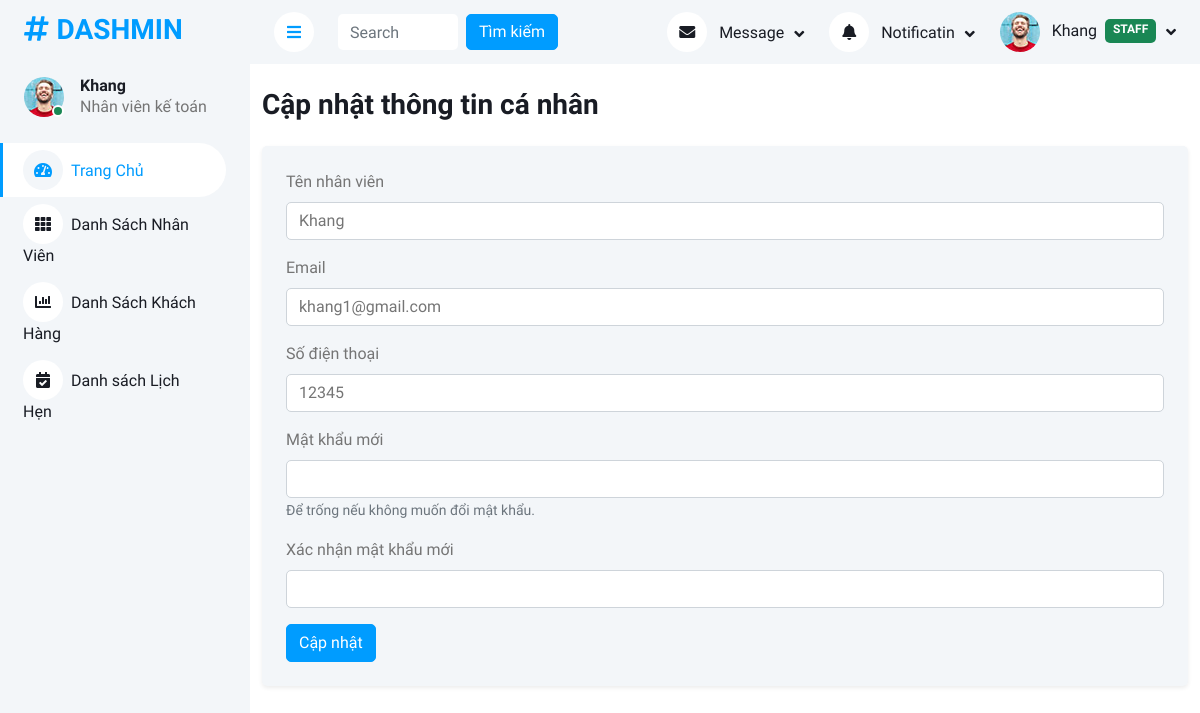
The page /Admin/edit_profile.php (signed in) on the database its author committed.
### tables this page shows
CREATE TABLE `nhanvien` (
  `MaNV` int(11) NOT NULL,
  `TenNV` varchar(100) DEFAULT NULL,
  `MatKhau` varchar(100) DEFAULT NULL,
  `Email` varchar(45) DEFAULT NULL,
  `SDT` varchar(20) DEFAULT NULL,
  `Roles` varchar(25) NOT NULL,
  `lichlamviec_MaLLV` int(11) DEFAULT NULL
);

### Admin/models/StaffModel.php (called while the page is built, shortened)
<?php
class StaffModel {
    private $db;
    public function __construct($db) {
        $this->db = $db;
    }
    public function getById($id) {
        $stmt = $this->db->prepare("SELECT * FROM nhanvien WHERE MaNV = ?");
        $stmt->execute([$id]);
        return $stmt->fetch(PDO::FETCH_ASSOC);
    }
}
?>

### Admin/edit_profile.php (the view, shortened to what this page needs)
<?php
require_once __DIR__ . '/models/StaffModel.php';
$user = $_SESSION['user'] ?? null;
$staffId = $user['data']['MaNV'] ?? null;
$db = connectDB();
$model = new StaffModel($db);
$staffData = $model->getById($staffId);
?>
<div class="container py-4">
    <h3 class="mb-4">Cập nhật thông tin cá nhân</h3>
    <form method="post" class="bg-light p-4 rounded shadow-sm">
        <div class="mb-3">
            <label for="tennv" class="form-label">Tên nhân viên</label>
            <input type="text" class="form-control" id="tennv" name="tennv"
                   value="<?php echo htmlspecialchars($staffData['TenNV']); ?>" required>
        </div>
        <div class="mb-3">
            <label for="email" class="form-label">Email</label>
            <input type="email" class="form-control" id="email" name="email"
                   value="<?php echo htmlspecialchars($staffData['Email']); ?>" required>
        </div>
        <div class="mb-3">
            <label for="sdt" class="form-label">Số điện thoại</label>
            <input type="text" class="form-control" id="sdt" name="sdt"
                   value="<?php echo htmlspecialchars($staffData['SDT']); ?>" required>
        </div>
        <div class="mb-3">
            <label for="password" class="form-label">Mật khẩu mới</label>
            <input type="password" class="form-control" id="password" name="password" autocomplete="new-password">
            <small class="text-muted">Để trống nếu không muốn đổi mật khẩu.</small>
        </div>
        <div class="mb-3">
            <label for="confirm" class="form-label">Xác nhận mật khẩu mới</label>
            <input type="password" class="form-control" id="confirm" name="confirm" autocomplete="new-password">
        </div>
        <button type="submit" class="btn btn-primary">Cập nhật</button>
    </form>
</div>
<?php
$mainContent = ob_get_clean();
?>
<!DOCTYPE html>
<html lang="vi">
<head>
    <link href="https://cdnjs.cloudflare.com/ajax/libs/font-awesome/5.10.0/css/all.min.css" rel="stylesheet">
    <link href="https://cdn.jsdelivr.net/npm/bootstrap-icons@1.4.1/font/bootstrap-icons.css" rel="stylesheet">
    <link href="css/bootstrap.min.css" rel="stylesheet">
    <link href="css/style.css" rel="stylesheet">
</head>
<body>
    <div class="container-xxl position-relative bg-white d-flex p-0">
        <?php include('./layouts/sidebar.php') ?>
        <div class="content">
            <?php include('./layouts/navbar.php') ?>
            <?= $mainContent ?>
        </div>
    </div>
</body>
</html>

### Admin/layouts/sidebar.php (shortened to what this page needs)
<?php
$user = $_SESSION['user'] ?? null;
$role = $user['role'] ?? '';
$displayName = 'Jhon Doe';
$roleLabel = 'Chưa xác định';
if ($user) {
    if ($role === 'admin') {
        $displayName = $user['data']['username'] ?? $user['data']['name'] ?? 'Admin';
        $roleLabel = $user['data']['Roles'] ?? 'Admin';
    } elseif ($role === 'staff') {
        $displayName = $user['data']['TenNV'] ?? 'Staff';
        $roleLabel = $user['data']['Roles'] ?? 'Nhân viên';
    }
}
?>
<div class="sidebar pe-4 pb-3">
    <nav class="navbar bg-light navbar-light">
        <a href="index.php" class="navbar-brand mx-4 mb-3">
            <h3 class="text-primary"><i class="fa fa-hashtag me-2"></i>DASHMIN</h3>
        </a>
        <div class="d-flex align-items-center ms-4 mb-4">
            <div class="position-relative">
                <img class="rounded-circle" src="img/user.jpg" alt="" style="width: 40px; height: 40px;">
                <div class="bg-success rounded-circle border border-2 border-white position-absolute end-0 bottom-0 p-1"></div>
            </div>
            <div class="ms-3">
                <h6 class="mb-0"><?php echo htmlspecialchars($displayName); ?></h6>
                <span><?php echo htmlspecialchars($roleLabel); ?></span>
            </div>
        </div>
        <div class="navbar-nav w-100">
            <a href="index.php" class="nav-item nav-link active"><i class="fa fa-tachometer-alt me-2"></i>Trang Chủ</a>
            <?php if ($role === 'admin'): ?>
                <a href="NVmanagement.php" class="nav-item nav-link"><i class="fa fa-th me-2"></i>Danh Sách Nhân Viên</a>
                <a href="khachhang.php" class="nav-item nav-link"><i class="fa fa-chart-bar me-2"></i>Danh Sách Khách Hàng</a>
                <a href="form.php" class="nav-item nav-link"><i class="fa fa-keyboard me-2"></i>Danh Sách Phụ Tùng</a>
                <a href="table.php" class="nav-item nav-link"><i class="fa fa-table me-2"></i>Danh Sách Xe Máy</a>
                <a href="nhasanxuat.php" class="nav-item nav-link"><i class="fa fa-chart-bar me-2"></i>Nhà Sản Xuất</a>
                <a href="dichvu.php" class="nav-item nav-link"><i class="fa fa-concierge-bell me-2"></i>Danh Sách Dịch Vụ</a>
                <a href="danhsachlichhen.php" class="nav-item nav-link"><i class="fa fa-calendar-check me-2"></i>Danh sách Lịch Hẹn</a>
            <?php elseif ($role === 'staff'): ?>
                <?php if ($roleLabel === 'Thợ sửa xe'): ?>
                    <a href="danhsachlichhen.php" class="nav-item nav-link"><i class="fa fa-calendar-check me-2"></i>Danh sách Lịch Hẹn</a>
                <?php elseif ($roleLabel === 'Nhân viên kế toán'): ?>
                    <a href="NVmanagement.php" class="nav-item nav-link"><i class="fa fa-th me-2"></i>Danh Sách Nhân Viên</a>
                    <a href="khachhang.php" class="nav-item nav-link"><i class="fa fa-chart-bar me-2"></i>Danh Sách Khách Hàng</a>
                    <a href="danhsachlichhen.php" class="nav-item nav-link"><i class="fa fa-calendar-check me-2"></i>Danh sách Lịch Hẹn</a>
                <?php endif; ?>
            <?php endif; ?>
        </div>
    </nav>
</div>

### Admin/layouts/navbar.php (shortened to what this page needs)
<?php
$user = $_SESSION['user'] ?? null;
$displayName = '';
$roleLabel = '';
if ($user) {
    if ($user['role'] === 'admin') {
        $displayName = $user['data']['username'] ?? $user['data']['name'] ?? 'Admin';
        $roleLabel = '<span class="badge bg-primary ms-2">ADMIN</span>';
    } elseif ($user['role'] === 'staff') {
        $displayName = $user['data']['TenNV'] ?? 'Staff';
        $roleLabel = '<span class="badge bg-success ms-2">STAFF</span>';
    }
} else {
    $displayName = 'User';
}
?>
<nav class="navbar navbar-expand bg-light navbar-light sticky-top px-4 py-0">
    <a href="#" class="sidebar-toggler flex-shrink-0">
        <i class="fa fa-bars"></i>
    </a>
    <form class="d-none d-md-flex ms-4" id="searchForm" method="get" action="" style="max-width:220px;">
        <input id="searchInput" name="search" class="form-control border-0" type="search" placeholder="Search"
               style="height:36px; font-size:16px; padding-top:0; padding-bottom:0;"/>
        <button type="submit" class="btn btn-primary ms-2" style="height:36px; font-size:16px; padding:0 12px;white-space:nowrap;display:flex;align-items:center;">
            Tìm kiếm
        </button>
    </form>
    <div class="navbar-nav align-items-center ms-auto">
        <div class="nav-item dropdown">
            <a href="#" class="nav-link dropdown-toggle" data-bs-toggle="dropdown">
                <i class="fa fa-envelope me-lg-2"></i>
                <span class="d-none d-lg-inline-flex">Message</span>
            </a>
        </div>
        <div class="nav-item dropdown">
            <a href="#" class="nav-link dropdown-toggle" data-bs-toggle="dropdown">
                <i class="fa fa-bell me-lg-2"></i>
                <span class="d-none d-lg-inline-flex">Notificatin</span>
            </a>
        </div>
        <div class="nav-item dropdown">
            <a href="#" class="nav-link dropdown-toggle" data-bs-toggle="dropdown">
                <img class="rounded-circle me-lg-2" src="img/user.jpg" alt="" style="width: 40px; height: 40px;">
                <span class="d-none d-lg-inline-flex">
                    <?php echo htmlspecialchars($displayName); ?><?php echo $roleLabel; ?>
                </span>
            </a>
        </div>
    </div>
</nav>

### Admin/css/style.css (style rules this page uses)
:root { --primary: #009CFF; --light: #F3F6F9; --dark: #191C24; }
.btn { transition: .5s; }
.btn.btn-primary { color: #FFFFFF; }
.sidebar { position: fixed; top: 0; left: 0; bottom: 0; width: 250px; height: 100vh; overflow-y: auto; background: var(--light); transition: 0.5s; z-index: 999; }
.content { margin-left: 250px; min-height: 100vh; background: #FFFFFF; transition: 0.5s; }
@media (min-width: 992px) { .sidebar { margin-left: 0; } }
@media (min-width: 992px) { .content { width: calc(100% - 250px); } }
.sidebar .navbar .navbar-nav .nav-link { padding: 7px 20px; color: var(--dark); font-weight: 500; border-left: 3px solid var(--light); border-radius: 0 30px 30px 0; outline: none; }
.sidebar .navbar .navbar-nav .nav-link:hover, .sidebar .navbar .navbar-nav .nav-link.active { color: var(--primary); background: #FFFFFF; border-color: var(--primary); }
.sidebar .navbar .navbar-nav .nav-link i { width: 40px; height: 40px; display: inline-flex; align-items: center; justify-content: center; background: #FFFFFF; border-radius: 40px; }
.sidebar .navbar .navbar-nav .nav-link:hover i, .sidebar .navbar .navbar-nav .nav-link.active i { background: var(--light); }
.content .navbar .navbar-nav .nav-link { margin-left: 25px; padding: 12px 0; color: var(--dark); outline: none; }
.content .navbar .sidebar-toggler, .content .navbar .navbar-nav .nav-link i { width: 40px; height: 40px; display: inline-flex; align-items: center; justify-content: center; background: #FFFFFF; border-radius: 40px; }
.content .navbar .dropdown-toggle::after { margin-left: 6px; vertical-align: middle; border: none; content: "\f107"; font-family: "Font Awesome 5 Free"; font-weight: 900; transition: .5s; }

### rows shown on the page
nhanvien: TenNV "Khang", Roles "Nhân viên kế toán", tennv "Khang", email "khang1@gmail.com", sdt "12345"
